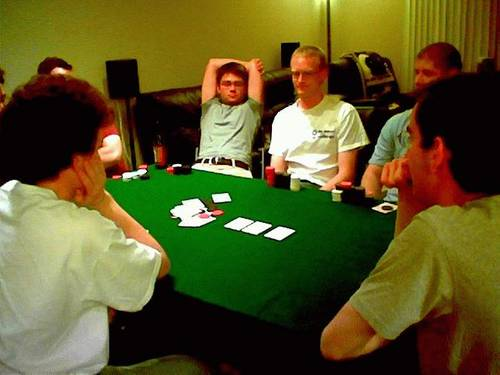
#> input picture 36979.jpg, 500 x 375 px
$ python -i cnn_util.py   (imports and definitions only)
#> lines starting #> are read from the running program, lines starting #| are printed output that depends on the picture
# import caffe
import cv2
import numpy as np
import skimage
import skimage.io


def crop_image(image_path, target_height=227, target_width=227, as_float=True):

#> called with image_path = '36979.jpg', target_height = 227, target_width = 227, as_float = True
    image = skimage.io.imread(image_path)
#> image is the input picture: shape (375, 500, 3); mean R, G, B 90.6, 85.2, 36.8
    if as_float:
       image = skimage.img_as_float(image).astype(np.float32)

    if len(image.shape) == 2:
        image = np.tile(image[:,:,None], 3)
    elif len(image.shape) == 4:
        image = image[:,:,:,0]

    height, width, rgb = image.shape
#> height = 375; width = 500; rgb = 3
    if width == height:
        resized_image = cv2.resize(image, (target_height,target_width))

    elif height < width:
        resized_image = cv2.resize(image, (int(width * float(target_height)/height), target_width))
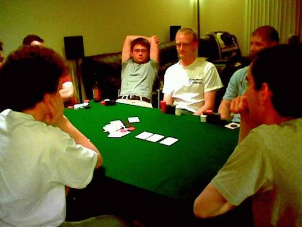
#> resized_image: shape (227, 302, 3) float32; mean R, G, B 0.355, 0.334, 0.144
        cropping_length = int((resized_image.shape[1] - target_height) / 2)
#> cropping_length = 37
        resized_image = resized_image[:,cropping_length:resized_image.shape[1] - cropping_length]
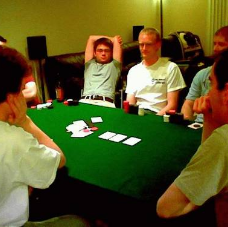
#> resized_image: shape (227, 228, 3) float32; mean R, G, B 0.354, 0.342, 0.14

    else:
        resized_image = cv2.resize(image, (target_height, int(height * float(target_width) / width)))
        cropping_length = int((resized_image.shape[0] - target_width) / 2)
        resized_image = resized_image[cropping_length:resized_image.shape[0] - cropping_length,:]

    return cv2.resize(resized_image, (target_height, target_width))
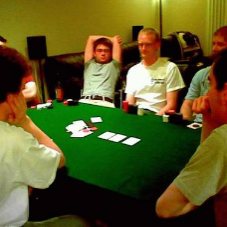
#> returned value: shape (227, 227, 3) float32; mean of channels 0, 1, 2 0.354, 0.342, 0.14; drawn as R, G, B

# [52 lines of commented-out code are left out]

>>> result = crop_image('36979.jpg')

$ run again, on 881336.jpg
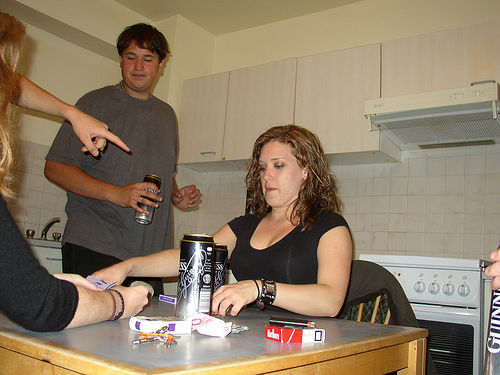
#> input picture 881336.jpg, 500 x 375 px
#> in crop_image, image is the input picture: shape (375, 500, 3); mean R, G, B 141.1, 124.1, 101.5
#> in crop_image, `resized_image = resized_image[:,cropping_length:resized_image.shape[1]..`:
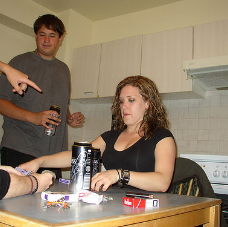
#> resized_image: shape (227, 228, 3) float32; mean R, G, B 0.567, 0.495, 0.404
#> in crop_image, `return cv2.resize(resized_image, (target_height, target_width))`:
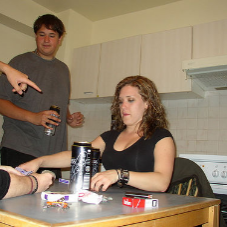
#> returned value: shape (227, 227, 3) float32; mean of channels 0, 1, 2 0.567, 0.495, 0.404; drawn as R, G, B
